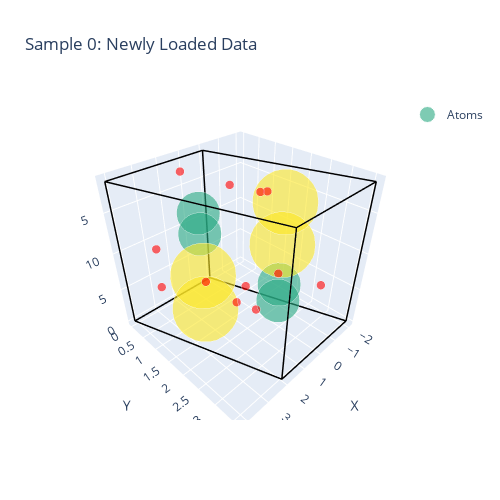
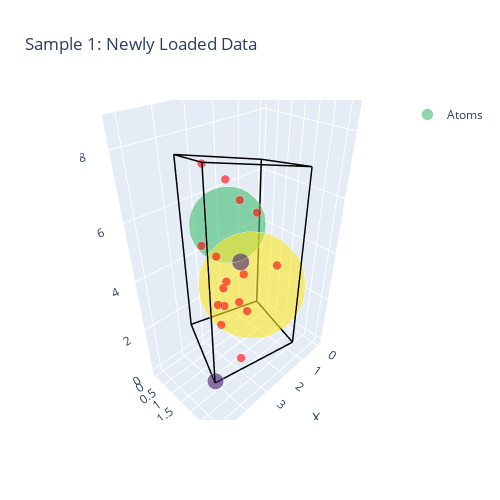
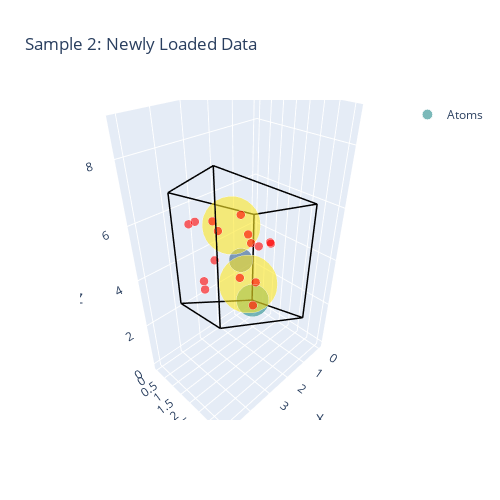
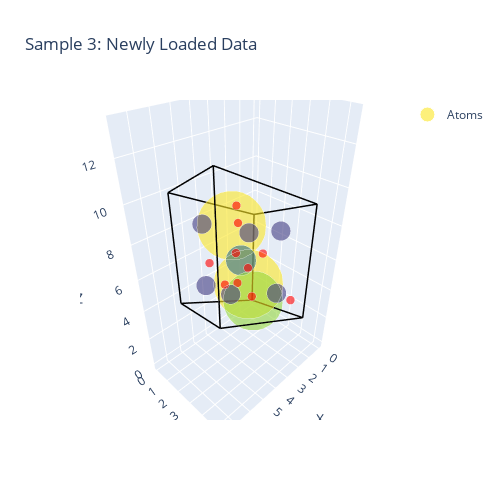

The cell these charts' notebook holds for them, in order:
### Markdown cell above
sample plotting if curious

### Code cell
# Iterate through all samples in the loaded data and plot
for idx, single_data in enumerate(random_data_list[:10]):
  plot_crystal_with_points(single_data, idx)

### Figure 1 — Plotly figure (JSON) as saved in the notebook; plotly's stock layout.template omitted (floating-point values rounded to 4 significant figures)
{"data": [{"hoverinfo": "text", "hovertext": ["A_n: 31<br>Pos: (2.07, 1.19, 15.05)", "A_n: 31<br>Pos: (0.00, 2.39, 5.84)", "A_n: 31<br>Pos: (0.00, 2.39, 3.37)", "A_n: 31<br>Pos: (2.07, 1.19, 12.58)", "A_n: 52<br>Pos: (2.07, 1.19, 2.10)", "A_n: 52<br>Pos: (0.00, 2.39, 11.31)", "A_n: 52<br>Pos: (0.00, 2.39, 16.33)", "A_n: 52<br>Pos: (2.07, 1.19, 7.12)", "A_n: -1<br>Pos: (-1.52, 2.94, 4.71)", "A_n: -1<br>Pos: (1.36, 0.79, 3.81)", "A_n: -1<br>Pos: (1.17, 2.35, 4.03)", "A_n: -1<br>Pos: (1.03, 1.66, 2.65)", "A_n: -1<br>Pos: (2.72, 0.07, 8.82)", "A_n: -1<br>Pos: (0.59, 1.22, 16.73)", "A_n: -1<br>Pos: (-0.41, 1.55, 15.51)", "A_n: -1<br>Pos: (1.19, 0.03, 16.94)", "A_n: -1<br>Pos: (0.32, 2.10, 17.25)", "A_n: -1<br>Pos: (-0.41, 1.14, 1.15)", "A_n: -1<br>Pos: (1.96, 3.24, 12.86)", "A_n: -1<br>Pos: (2.84, 0.18, 3.72)"], "marker": {"color": ["rgb(41, 169, 130)", "rgb(41, 169, 130)", "rgb(41, 169, 130)", "rgb(41, 169, 130)", "rgb(253, 231, 37)", "rgb(253, 231, 37)", "rgb(253, 231, 37)", "rgb(253, 231, 37)", "red", "red", "red", "red", "red", "red", "red", "red", "red", "red", "red", "red"], "opacity": 0.6, "size": [30.0, 30.0, 30.0, 30.0, 45.75, 45.75, 45.75, 45.75, 6.0, 6.0, 6.0, 6.0, 6.0, 6.0, 6.0, 6.0, 6.0, 6.0, 6.0, 6.0]}, "mode": "markers", "name": "Atoms", "type": "scatter3d", "x": [2.067, 8.832e-16, 8.832e-16, 2.067, 2.067, 8.832e-16, 8.832e-16, 2.067, -1.522, 1.357, 1.172, 1.034, 2.718, 0.5888, -0.4084, 1.19, 0.3237, -0.4093, 1.958, 2.842], "y": [1.194, 2.387, 2.387, 1.194, 1.194, 2.387, 2.387, 1.194, 2.938, 0.791, 2.347, 1.659, 0.07138, 1.218, 1.547, 0.02713, 2.105, 1.142, 3.244, 0.184], "z": [15.05, 5.842, 3.371, 12.58, 2.097, 11.31, 16.33, 7.116, 4.709, 3.813, 4.035, 2.646, 8.823, 16.73, 15.51, 16.94, 17.25, 1.148, 12.86, 3.722]}, {"hoverinfo": "none", "line": {"color": "black", "width": 3}, "mode": "lines", "showlegend": false, "type": "scatter3d", "x": [0, 4.135], "y": [0, 0], "z": [0, 2.532e-16]}, {"hoverinfo": "none", "line": {"color": "black", "width": 3}, "mode": "lines", "showlegend": false, "type": "scatter3d", "x": [0, -2.067], "y": [0, 3.581], "z": [0, -6.649e-16]}, {"hoverinfo": "none", "line": {"color": "black", "width": 3}, "mode": "lines", "showlegend": false, "type": "scatter3d", "x": [0, 0], "y": [0, 0], "z": [0, 18.43]}, {"hoverinfo": "none", "line": {"color": "black", "width": 3}, "mode": "lines", "showlegend": false, "type": "scatter3d", "x": [4.135, 2.067], "y": [0, 3.581], "z": [2.532e-16, -4.117e-16]}, {"hoverinfo": "none", "line": {"color": "black", "width": 3}, "mode": "lines", "showlegend": false, "type": "scatter3d", "x": [4.135, 4.135], "y": [0, 0], "z": [2.532e-16, 18.43]}, {"hoverinfo": "none", "line": {"color": "black", "width": 3}, "mode": "lines", "showlegend": false, "type": "scatter3d", "x": [-2.067, 2.067], "y": [3.581, 3.581], "z": [-6.649e-16, -4.117e-16]}, {"hoverinfo": "none", "line": {"color": "black", "width": 3}, "mode": "lines", "showlegend": false, "type": "scatter3d", "x": [-2.067, -2.067], "y": [3.581, 3.581], "z": [-6.649e-16, 18.43]}, {"hoverinfo": "none", "line": {"color": "black", "width": 3}, "mode": "lines", "showlegend": false, "type": "scatter3d", "x": [0, 4.135], "y": [0, 0], "z": [18.43, 18.43]}, {"hoverinfo": "none", "line": {"color": "black", "width": 3}, "mode": "lines", "showlegend": false, "type": "scatter3d", "x": [0, -2.067], "y": [0, 3.581], "z": [18.43, 18.43]}, {"hoverinfo": "none", "line": {"color": "black", "width": 3}, "mode": "lines", "showlegend": false, "type": "scatter3d", "x": [2.067, 2.067], "y": [3.581, 3.581], "z": [-4.117e-16, 18.43]}, {"hoverinfo": "none", "line": {"color": "black", "width": 3}, "mode": "lines", "showlegend": false, "type": "scatter3d", "x": [4.135, 2.067], "y": [0, 3.581], "z": [18.43, 18.43]}, {"hoverinfo": "none", "line": {"color": "black", "width": 3}, "mode": "lines", "showlegend": false, "type": "scatter3d", "x": [-2.067, 2.067], "y": [3.581, 3.581], "z": [18.43, 18.43]}], "layout": {"autosize": false, "height": 500, "scene": {"xaxis": {"title": {"text": "X"}}, "yaxis": {"title": {"text": "Y"}}, "zaxis": {"title": {"text": "Z"}}}, "title": {"text": "Sample 0: Newly Loaded Data"}, "width": 500}}

### Figure 2 — Plotly figure (JSON) as saved in the notebook; plotly's stock layout.template omitted (floating-point values rounded to 4 significant figures)
{"data": [{"hoverinfo": "text", "hovertext": ["A_n: 62<br>Pos: (3.88, 2.38, 6.40)", "A_n: 90<br>Pos: (1.29, 0.79, 2.14)", "A_n: 6<br>Pos: (5.15, 3.16, 2.22)", "A_n: 7<br>Pos: (2.60, 1.59, 4.22)", "A_n: -1<br>Pos: (4.06, 3.07, 2.21)", "A_n: -1<br>Pos: (2.84, 0.28, 7.09)", "A_n: -1<br>Pos: (2.20, 1.52, 1.85)", "A_n: -1<br>Pos: (2.04, 1.00, 5.92)", "A_n: -1<br>Pos: (3.93, 2.27, 3.67)", "A_n: -1<br>Pos: (3.13, 0.38, 4.50)", "A_n: -1<br>Pos: (1.15, 1.89, 3.49)", "A_n: -1<br>Pos: (3.52, 1.79, 3.81)", "A_n: -1<br>Pos: (4.13, 2.22, 3.81)", "A_n: -1<br>Pos: (1.19, 0.36, 2.31)", "A_n: -1<br>Pos: (0.58, 0.40, 4.72)", "A_n: -1<br>Pos: (3.46, 1.86, 4.07)", "A_n: -1<br>Pos: (2.50, 0.34, 3.75)", "A_n: -1<br>Pos: (3.33, 1.40, 1.88)", "A_n: -1<br>Pos: (1.75, 0.06, 6.22)", "A_n: -1<br>Pos: (1.92, 0.84, 1.67)"], "marker": {"color": ["rgb(66, 188, 113)", "rgb(253, 231, 37)", "rgb(71, 28, 109)", "rgb(71, 32, 112)", "red", "red", "red", "red", "red", "red", "red", "red", "red", "red", "red", "red", "red", "red", "red", "red"], "opacity": 0.6, "size": [53.25, 74.25, 11.25, 12.0, 6.0, 6.0, 6.0, 6.0, 6.0, 6.0, 6.0, 6.0, 6.0, 6.0, 6.0, 6.0, 6.0, 6.0, 6.0, 6.0]}, "mode": "markers", "name": "Atoms", "type": "scatter3d", "x": [3.88, 1.291, 5.152, 2.601, 4.058, 2.844, 2.199, 2.036, 3.932, 3.131, 1.153, 3.52, 4.129, 1.191, 0.5847, 3.461, 2.498, 3.329, 1.75, 1.924], "y": [2.378, 0.7914, 3.158, 1.595, 3.075, 0.2793, 1.52, 1.001, 2.27, 0.381, 1.887, 1.788, 2.221, 0.3576, 0.397, 1.862, 0.337, 1.402, 0.06351, 0.845], "z": [6.403, 2.142, 2.222, 4.221, 2.206, 7.093, 1.852, 5.924, 3.675, 4.496, 3.491, 3.813, 3.808, 2.306, 4.717, 4.069, 3.752, 1.885, 6.215, 1.675]}, {"hoverinfo": "none", "line": {"color": "black", "width": 3}, "mode": "lines", "showlegend": false, "type": "scatter3d", "x": [0, 3.556], "y": [0, 0], "z": [0, 1.082]}, {"hoverinfo": "none", "line": {"color": "black", "width": 3}, "mode": "lines", "showlegend": false, "type": "scatter3d", "x": [0, 1.613], "y": [0, 3.169], "z": [0, 1.082]}, {"hoverinfo": "none", "line": {"color": "black", "width": 3}, "mode": "lines", "showlegend": false, "type": "scatter3d", "x": [0, 0], "y": [0, 0], "z": [0, 6.384]}, {"hoverinfo": "none", "line": {"color": "black", "width": 3}, "mode": "lines", "showlegend": false, "type": "scatter3d", "x": [3.556, 5.17], "y": [0, 3.169], "z": [1.082, 2.164]}, {"hoverinfo": "none", "line": {"color": "black", "width": 3}, "mode": "lines", "showlegend": false, "type": "scatter3d", "x": [3.556, 3.556], "y": [0, 0], "z": [1.082, 7.466]}, {"hoverinfo": "none", "line": {"color": "black", "width": 3}, "mode": "lines", "showlegend": false, "type": "scatter3d", "x": [1.613, 5.17], "y": [3.169, 3.169], "z": [1.082, 2.164]}, {"hoverinfo": "none", "line": {"color": "black", "width": 3}, "mode": "lines", "showlegend": false, "type": "scatter3d", "x": [1.613, 1.613], "y": [3.169, 3.169], "z": [1.082, 7.466]}, {"hoverinfo": "none", "line": {"color": "black", "width": 3}, "mode": "lines", "showlegend": false, "type": "scatter3d", "x": [0, 3.556], "y": [0, 0], "z": [6.384, 7.466]}, {"hoverinfo": "none", "line": {"color": "black", "width": 3}, "mode": "lines", "showlegend": false, "type": "scatter3d", "x": [0, 1.613], "y": [0, 3.169], "z": [6.384, 7.466]}, {"hoverinfo": "none", "line": {"color": "black", "width": 3}, "mode": "lines", "showlegend": false, "type": "scatter3d", "x": [5.17, 5.17], "y": [3.169, 3.169], "z": [2.164, 8.549]}, {"hoverinfo": "none", "line": {"color": "black", "width": 3}, "mode": "lines", "showlegend": false, "type": "scatter3d", "x": [3.556, 5.17], "y": [0, 3.169], "z": [7.466, 8.549]}, {"hoverinfo": "none", "line": {"color": "black", "width": 3}, "mode": "lines", "showlegend": false, "type": "scatter3d", "x": [1.613, 5.17], "y": [3.169, 3.169], "z": [7.466, 8.549]}], "layout": {"autosize": false, "height": 500, "scene": {"xaxis": {"title": {"text": "X"}}, "yaxis": {"title": {"text": "Y"}}, "zaxis": {"title": {"text": "Z"}}}, "title": {"text": "Sample 1: Newly Loaded Data"}, "width": 500}}

### Figure 3 — Plotly figure (JSON) as saved in the notebook; plotly's stock layout.template omitted (floating-point values rounded to 4 significant figures)
{"data": [{"hoverinfo": "text", "hovertext": ["A_n: 21<br>Pos: (0.00, 0.00, 0.00)", "A_n: 13<br>Pos: (2.55, 1.80, 4.41)", "A_n: 45<br>Pos: (3.82, 2.70, 6.62)", "A_n: 45<br>Pos: (1.27, 0.90, 2.21)", "A_n: -1<br>Pos: (2.69, 2.38, 5.39)", "A_n: -1<br>Pos: (3.81, 1.97, 6.43)", "A_n: -1<br>Pos: (2.91, 2.73, 3.27)", "A_n: -1<br>Pos: (2.97, 2.95, 5.68)", "A_n: -1<br>Pos: (0.90, 0.16, 4.81)", "A_n: -1<br>Pos: (4.42, 2.19, 4.81)", "A_n: -1<br>Pos: (3.08, 3.45, 6.09)", "A_n: -1<br>Pos: (3.74, 1.91, 5.06)", "A_n: -1<br>Pos: (3.20, 0.67, 2.90)", "A_n: -1<br>Pos: (3.77, 1.13, 6.05)", "A_n: -1<br>Pos: (2.45, 2.03, 5.45)", "A_n: -1<br>Pos: (1.08, 0.28, 2.04)", "A_n: -1<br>Pos: (4.49, 2.97, 6.83)", "A_n: -1<br>Pos: (3.38, 3.24, 4.77)", "A_n: -1<br>Pos: (2.50, 2.99, 5.57)", "A_n: -1<br>Pos: (4.29, 1.52, 6.35)"], "marker": {"color": ["rgb(36, 139, 140)", "rgb(52, 96, 141)", "rgb(253, 231, 37)", "rgb(253, 231, 37)", "red", "red", "red", "red", "red", "red", "red", "red", "red", "red", "red", "red", "red", "red", "red", "red"], "opacity": 0.6, "size": [22.5, 16.5, 40.5, 40.5, 6.0, 6.0, 6.0, 6.0, 6.0, 6.0, 6.0, 6.0, 6.0, 6.0, 6.0, 6.0, 6.0, 6.0, 6.0, 6.0]}, "mode": "markers", "name": "Atoms", "type": "scatter3d", "x": [0.0, 2.548, 3.822, 1.274, 2.686, 3.81, 2.914, 2.974, 0.8998, 4.417, 3.084, 3.744, 3.2, 3.766, 2.452, 1.077, 4.493, 3.376, 2.496, 4.288], "y": [0.0, 1.802, 2.702, 0.9008, 2.384, 1.974, 2.726, 2.951, 0.1601, 2.194, 3.454, 1.909, 0.6706, 1.125, 2.032, 0.2833, 2.967, 3.238, 2.993, 1.522], "z": [0.0, 4.413, 6.619, 2.206, 5.393, 6.427, 3.27, 5.676, 4.809, 4.805, 6.086, 5.056, 2.898, 6.054, 5.445, 2.036, 6.829, 4.768, 5.57, 6.346]}, {"hoverinfo": "none", "line": {"color": "black", "width": 3}, "mode": "lines", "showlegend": false, "type": "scatter3d", "x": [0, 3.822], "y": [0, 0], "z": [0, 2.206]}, {"hoverinfo": "none", "line": {"color": "black", "width": 3}, "mode": "lines", "showlegend": false, "type": "scatter3d", "x": [0, 1.274], "y": [0, 3.603], "z": [0, 2.206]}, {"hoverinfo": "none", "line": {"color": "black", "width": 3}, "mode": "lines", "showlegend": false, "type": "scatter3d", "x": [0, 0], "y": [0, 0], "z": [0, 4.413]}, {"hoverinfo": "none", "line": {"color": "black", "width": 3}, "mode": "lines", "showlegend": false, "type": "scatter3d", "x": [3.822, 5.096], "y": [0, 3.603], "z": [2.206, 4.413]}, {"hoverinfo": "none", "line": {"color": "black", "width": 3}, "mode": "lines", "showlegend": false, "type": "scatter3d", "x": [3.822, 3.822], "y": [0, 0], "z": [2.206, 6.619]}, {"hoverinfo": "none", "line": {"color": "black", "width": 3}, "mode": "lines", "showlegend": false, "type": "scatter3d", "x": [1.274, 5.096], "y": [3.603, 3.603], "z": [2.206, 4.413]}, {"hoverinfo": "none", "line": {"color": "black", "width": 3}, "mode": "lines", "showlegend": false, "type": "scatter3d", "x": [1.274, 1.274], "y": [3.603, 3.603], "z": [2.206, 6.619]}, {"hoverinfo": "none", "line": {"color": "black", "width": 3}, "mode": "lines", "showlegend": false, "type": "scatter3d", "x": [0, 3.822], "y": [0, 0], "z": [4.413, 6.619]}, {"hoverinfo": "none", "line": {"color": "black", "width": 3}, "mode": "lines", "showlegend": false, "type": "scatter3d", "x": [0, 1.274], "y": [0, 3.603], "z": [4.413, 6.619]}, {"hoverinfo": "none", "line": {"color": "black", "width": 3}, "mode": "lines", "showlegend": false, "type": "scatter3d", "x": [5.096, 5.096], "y": [3.603, 3.603], "z": [4.413, 8.826]}, {"hoverinfo": "none", "line": {"color": "black", "width": 3}, "mode": "lines", "showlegend": false, "type": "scatter3d", "x": [3.822, 5.096], "y": [0, 3.603], "z": [6.619, 8.826]}, {"hoverinfo": "none", "line": {"color": "black", "width": 3}, "mode": "lines", "showlegend": false, "type": "scatter3d", "x": [1.274, 5.096], "y": [3.603, 3.603], "z": [6.619, 8.826]}], "layout": {"autosize": false, "height": 500, "scene": {"xaxis": {"title": {"text": "X"}}, "yaxis": {"title": {"text": "Y"}}, "zaxis": {"title": {"text": "Z"}}}, "title": {"text": "Sample 2: Newly Loaded Data"}, "width": 500}}

### Figure 4 — Plotly figure (JSON) as saved in the notebook; plotly's stock layout.template omitted (floating-point values rounded to 4 significant figures)
{"data": [{"hoverinfo": "text", "hovertext": ["A_n: 55<br>Pos: (1.90, 1.35, 3.30)", "A_n: 55<br>Pos: (5.71, 4.04, 9.89)", "A_n: 19<br>Pos: (3.81, 2.69, 6.60)", "A_n: 46<br>Pos: (0.00, 0.00, 0.00)", "A_n: 9<br>Pos: (2.75, 4.19, 4.76)", "A_n: 9<br>Pos: (1.69, 1.20, 6.60)", "A_n: 9<br>Pos: (4.87, 1.20, 8.43)", "A_n: 9<br>Pos: (2.75, 4.19, 8.43)", "A_n: 9<br>Pos: (4.87, 1.20, 4.76)", "A_n: 9<br>Pos: (5.93, 4.19, 6.60)", "A_n: -1<br>Pos: (3.59, 3.28, 4.51)", "A_n: -1<br>Pos: (5.48, 3.35, 6.40)", "A_n: -1<br>Pos: (6.21, 4.96, 10.55)", "A_n: -1<br>Pos: (4.90, 4.23, 7.49)", "A_n: -1<br>Pos: (2.86, 5.17, 4.98)", "A_n: -1<br>Pos: (6.57, 3.68, 8.32)", "A_n: -1<br>Pos: (4.83, 4.99, 8.58)", "A_n: -1<br>Pos: (1.49, 0.09, 2.40)", "A_n: -1<br>Pos: (3.42, 1.96, 6.47)", "A_n: -1<br>Pos: (3.45, 2.06, 9.18)"], "marker": {"color": ["rgb(253, 231, 37)", "rgb(253, 231, 37)", "rgb(47, 110, 142)", "rgb(149, 215, 63)", "rgb(66, 60, 130)", "rgb(66, 60, 130)", "rgb(66, 60, 130)", "rgb(66, 60, 130)", "rgb(66, 60, 130)", "rgb(66, 60, 130)", "red", "red", "red", "red", "red", "red", "red", "red", "red", "red"], "opacity": 0.6, "size": [48.0, 48.0, 21.0, 41.25, 13.5, 13.5, 13.5, 13.5, 13.5, 13.5, 6.0, 6.0, 6.0, 6.0, 6.0, 6.0, 6.0, 6.0, 6.0, 6.0]}, "mode": "markers", "name": "Atoms", "type": "scatter3d", "x": [1.904, 5.712, 3.808, 0.0, 2.749, 1.691, 4.867, 2.749, 4.867, 5.925, 3.591, 5.479, 6.212, 4.897, 2.861, 6.569, 4.828, 1.488, 3.415, 3.45], "y": [1.346, 4.039, 2.693, 0.0, 4.19, 1.196, 1.196, 4.19, 1.196, 4.19, 3.282, 3.354, 4.963, 4.232, 5.173, 3.677, 4.987, 0.08921, 1.959, 2.057], "z": [3.298, 9.894, 6.596, 0.0, 4.762, 6.596, 8.429, 8.429, 4.762, 6.596, 4.506, 6.399, 10.55, 7.49, 4.976, 8.317, 8.578, 2.396, 6.467, 9.178]}, {"hoverinfo": "none", "line": {"color": "black", "width": 3}, "mode": "lines", "showlegend": false, "type": "scatter3d", "x": [0, 5.712], "y": [0, 0], "z": [0, 3.298]}, {"hoverinfo": "none", "line": {"color": "black", "width": 3}, "mode": "lines", "showlegend": false, "type": "scatter3d", "x": [0, 1.904], "y": [0, 5.385], "z": [0, 3.298]}, {"hoverinfo": "none", "line": {"color": "black", "width": 3}, "mode": "lines", "showlegend": false, "type": "scatter3d", "x": [0, 0], "y": [0, 0], "z": [0, 6.596]}, {"hoverinfo": "none", "line": {"color": "black", "width": 3}, "mode": "lines", "showlegend": false, "type": "scatter3d", "x": [5.712, 7.616], "y": [0, 5.385], "z": [3.298, 6.596]}, {"hoverinfo": "none", "line": {"color": "black", "width": 3}, "mode": "lines", "showlegend": false, "type": "scatter3d", "x": [5.712, 5.712], "y": [0, 0], "z": [3.298, 9.894]}, {"hoverinfo": "none", "line": {"color": "black", "width": 3}, "mode": "lines", "showlegend": false, "type": "scatter3d", "x": [1.904, 7.616], "y": [5.385, 5.385], "z": [3.298, 6.596]}, {"hoverinfo": "none", "line": {"color": "black", "width": 3}, "mode": "lines", "showlegend": false, "type": "scatter3d", "x": [1.904, 1.904], "y": [5.385, 5.385], "z": [3.298, 9.894]}, {"hoverinfo": "none", "line": {"color": "black", "width": 3}, "mode": "lines", "showlegend": false, "type": "scatter3d", "x": [0, 5.712], "y": [0, 0], "z": [6.596, 9.894]}, {"hoverinfo": "none", "line": {"color": "black", "width": 3}, "mode": "lines", "showlegend": false, "type": "scatter3d", "x": [0, 1.904], "y": [0, 5.385], "z": [6.596, 9.894]}, {"hoverinfo": "none", "line": {"color": "black", "width": 3}, "mode": "lines", "showlegend": false, "type": "scatter3d", "x": [7.616, 7.616], "y": [5.385, 5.385], "z": [6.596, 13.19]}, {"hoverinfo": "none", "line": {"color": "black", "width": 3}, "mode": "lines", "showlegend": false, "type": "scatter3d", "x": [5.712, 7.616], "y": [0, 5.385], "z": [9.894, 13.19]}, {"hoverinfo": "none", "line": {"color": "black", "width": 3}, "mode": "lines", "showlegend": false, "type": "scatter3d", "x": [1.904, 7.616], "y": [5.385, 5.385], "z": [9.894, 13.19]}], "layout": {"autosize": false, "height": 500, "scene": {"xaxis": {"title": {"text": "X"}}, "yaxis": {"title": {"text": "Y"}}, "zaxis": {"title": {"text": "Z"}}}, "title": {"text": "Sample 3: Newly Loaded Data"}, "width": 500}}
